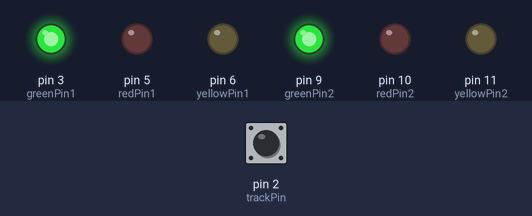
The sketch below on a simulated Arduino Nano, built with avr-gcc and run on an emulated ATmega328P. On the bench: output pins drawn as LEDs (lit = HIGH). The test bench sets the inputs (shaded band); at power-on: pin 2 (trackPin) HIGH. What the sketch prints to the serial monitor is not drawn.

Above: at 1.2 s.
1.3 s: pin 2 (trackPin) pulled LOW for 0.15 s
At 2.7 s:
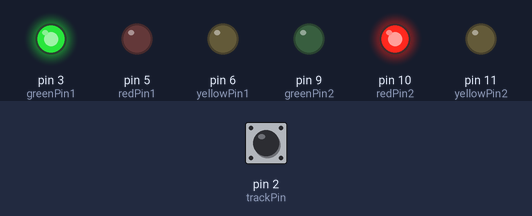
At 12.7 s:
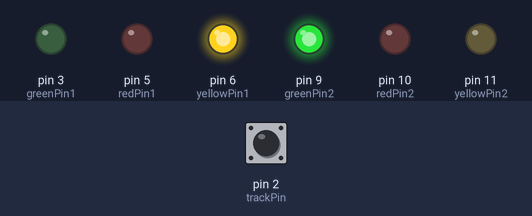
13.4 s: pin 2 (trackPin) pulled LOW for 3.2 s
At 22.7 s:
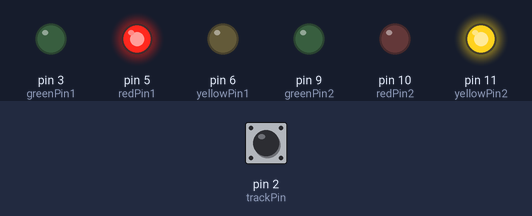
Timing chart, 0 to 27.8 s (numbered marks = the images above; inputs shaded):
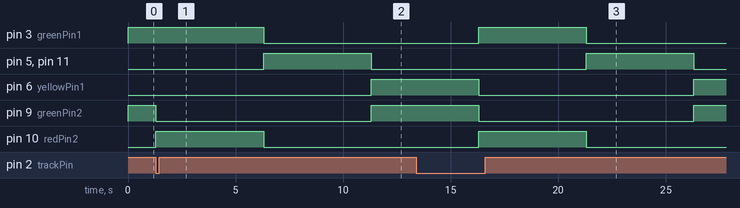

The sketch:

TwoLinkedSignals3Aspect.ino
```cpp
// Example from Merg Journal June 2020 page49
// Expanded to two linked signals
// Sven Rosvall

// Arduino Nano as in the article.

/* This case  uses the  trackPin and cycles through the colours.
    when a train is detected.
*/

/* The same pin allocation ias in TwoIndependentSignal3Aspect example. */
int trackPin = 2;
int greenPin1 = 3;
int redPin1 = 5;
int yellowPin1 = 6;

int greenPin2 =9;
int redPin2 = 10;
int yellowPin2 =11;

void setup()
{
  pinMode(trackPin, INPUT_PULLUP);
  pinMode(greenPin1, OUTPUT);
  pinMode(redPin1, OUTPUT);
  pinMode(yellowPin1, OUTPUT);
  pinMode(greenPin2, OUTPUT);
  pinMode(redPin2, OUTPUT);
  pinMode(yellowPin2, OUTPUT);
  /* Start with the line clear */
  digitalWrite(greenPin1, HIGH);
  digitalWrite(greenPin2, HIGH);
  Serial.begin(9600);
  Serial.println("Two linked 3 Aspect signals starting");
}

void loop()
{

  while (digitalRead(trackPin) == HIGH )
 {
 }
 /* Train passes the first signal */
  digitalWrite(greenPin2, LOW);
  digitalWrite(redPin2, HIGH);

/* Train passes the fsecondsignal */
 delay(5000);
  digitalWrite(greenPin1, LOW);
  digitalWrite(redPin1, HIGH);
  digitalWrite(redPin2, LOW);
  digitalWrite(yellowPin2, HIGH);

  delay(5000);
  digitalWrite(redPin1, LOW);
  digitalWrite(yellowPin1, HIGH);
  digitalWrite(yellowPin2, LOW);
  digitalWrite(greenPin2, HIGH);

  delay(5000);
  digitalWrite(yellowPin1, LOW);
  digitalWrite(greenPin1, HIGH);

  //delay(5000);
}
```

Measured:
- after the input at 1.3 s, pin 3 (greenPin1): HIGH → LOW after 5.0 s; pin 5 (redPin1), pin 11 (yellowPin2): LOW → HIGH after 5.0 s, → LOW 5.0 s later; pin 6 (yellowPin1): LOW → HIGH after 10.0 s; pin 9 (greenPin2): HIGH → LOW at once, → HIGH 10.0 s later; pin 10 (redPin2): LOW → HIGH at once, → LOW 5.0 s later
- after the input at 13.4 s, pin 5 (redPin1), pin 11 (yellowPin2): LOW → HIGH after 7.9 s, → LOW 5.0 s later; pin 9 (greenPin2): HIGH → LOW after 2.9 s, → HIGH 10.0 s later; pin 10 (redPin2): LOW → HIGH after 2.9 s, → LOW 5.0 s later
